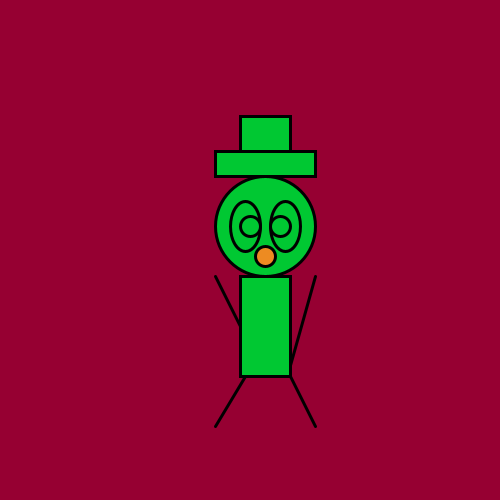
Frame 1 (no input)
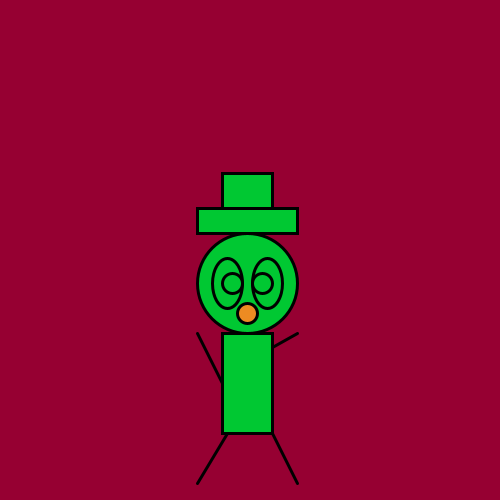
Frame 60 (the mouse pressed at the canvas centre just before this capture)
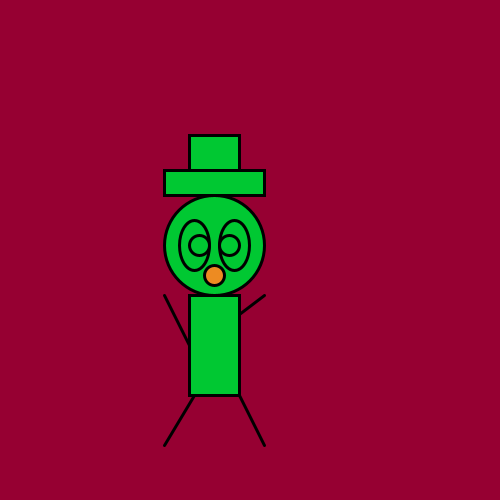
Frame 120 (the mouse held since frame 60 and released just before this capture)

The Processing sketch that drew these frames (run headless with seeded random() and noise(); from frame 60 on, the mouse is pressed at the canvas centre):

// Processing sketch: processing_67742
// ── processing_67742.pde

int x = 10;
int y = 0;

void setup () {
 size (500,500);
}


void keyPressed () {
  background (150, 100, 100); 
  stroke (0);
  strokeWeight (3);
  fill ( 0, 200, 50);
  size (500, 500);
  rect (175, 250, 50, 100);
  ellipse (200, 200, 100, 100);
  ellipse (180, 200, 30, 50);
  ellipse (220, 200, 30, 50);
  line (250, 250, 225, 300);
  line (150, 250, 175, 300);
  line (180, 350, 150, 400);
  line (225, 350, 250, 400);

  ellipse (185, 200, 20, 20);
  ellipse (215, 200, 20, 20);
}

void mousePressed () {
  rect (150,125,100,25);
  rect (175, 90, 50, 35);
  fill (237,139,34);
  ellipse (200, 230, 20, 20);
}



void draw () {
  background (150, 0, 50);
  
  stroke (0);
  strokeWeight (3);
  fill ( 0, 200, 50);
  
  float x = random (1,100);
  float y = random (1,100);
  
  rect (x+175, y+250, 50, 100); 
  ellipse (x+200, y+200, 100, 100);
  ellipse (x+180, y+200, 30, 50);
  ellipse (x+220, y+200, 30, 50);

  line (x+250, y+250, x+225, x+300);
  line (x+150, y+250, x+175, y+300);
  line (x+180, y+350, x+150, y+400);
  line (x+225, y+350, x+250, y+400);
 

  ellipse (x+185, y+200, 20, 20);
  
  ellipse (x+215, y+200, 20, 20); 
  
  rect (x+150,y+125,100,25);
  rect (x+175, y+90, 50, 35);
  fill (237,139,34);
  ellipse (x+200, y+230, 20, 20);
  
  x = int (random(0.100));
  y = int (random(0,100));
  

}
